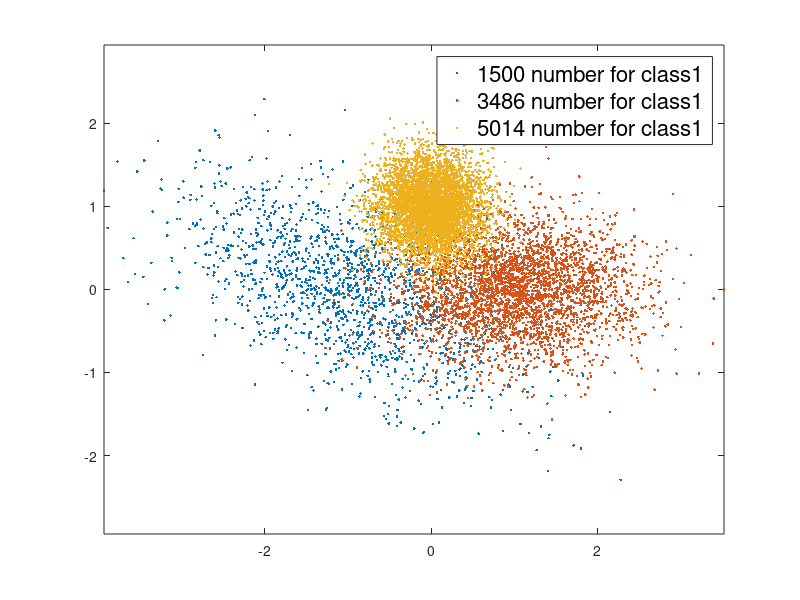
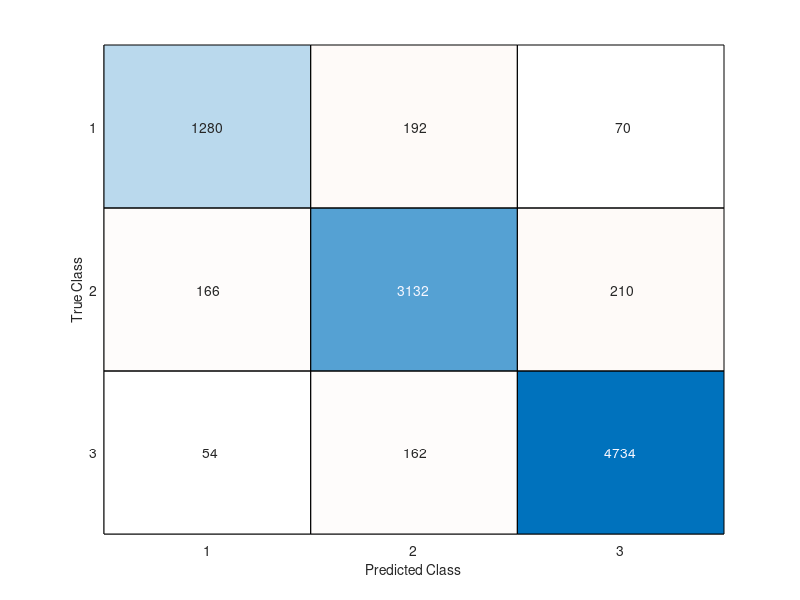

Recreate these plots in MATLAB, in order. (Note: this script raises an error after producing the figures.)
clear;
clc;
m(:,1) = [-1;0]; Sigma(:,:,1) = 0.1*[10 -4;-4,5]; % mean and covariance of data pdf conditioned on label 3
m(:,2) = [1;0]; Sigma(:,:,2) = 0.1*[5 0;0,2]; % mean and covariance of data pdf conditioned on label 2
m(:,3) = [0;1]; Sigma(:,:,3) = 0.1*eye(2); % mean and covariance of data pdf conditioned on label 1
classPriors = [0.15,0.35,0.5]; thr = [0,cumsum(classPriors)];
N = 10000; u = rand(1,N); L = zeros(1,N); x = zeros(3,N);
figure(1),clf, colorList = 'rbg';
ActuallabelNum = zeros(1,3);  %%% recode the acutual number of each class
for l = 1:3
    indices = find(thr(l)<=u & u<thr(l+1)); % if u happens to be precisely 1, that sample will get omitted - needs to be fixed
    L(1,indices) = l*ones(1,length(indices));
    x(1:2,indices) = mvnrnd(m(:,l),Sigma(:,:,l),length(indices))';
    x(3,indices) = l;
    ActuallabelNum(1,l) = length(indices);
    figure(1), plot(x(1,indices),x(2,indices),'.','MarkerFaceColor',colorList(l)); axis equal, hold on,
end
%%%show the num of each label
label1 = sprintf('%d number for class1',ActuallabelNum(1));
label2 = sprintf('%d number for class1',ActuallabelNum(2));
label3 = sprintf('%d number for class1',ActuallabelNum(3));
legend(label1,label2,label3,'FontSize',16)

EstiMu = m;
EstSigma = Sigma;

%%% estimate every sample for their lable and store the prediction lables
%%% in the x(4)
error = 0;

%%this is the predict processing
for n = 1:N
    s11 = -1/2* (x(1:2,n)-EstiMu(:,1))'*(EstSigma(:,:,1))^(-1)*(x(1:2,n)-EstiMu(:,1))+log(classPriors(1))-1/2*log(det(EstSigma(:,:,1)))/pi;
    s12 = -1/2* (x(1:2,n)-EstiMu(:,2))'*(EstSigma(:,:,2))^(-1)*(x(1:2,n)-EstiMu(:,2))+log(classPriors(2))-1/2*log(det(EstSigma(:,:,2)))/pi;
    s13 = -1/2* (x(1:2,n)-EstiMu(:,3))'*(EstSigma(:,:,3))^(-1)*(x(1:2,n)-EstiMu(:,3))+log(classPriors(3))-1/2*log(det(EstSigma(:,:,3)))/pi;
        
    if s11 > s12 && s11>s13
       x(4,n) = 1;       %%%assign label 1
    elseif s12 > s11 && s12>s13
       x(4,n) =2;        %%%assign label 2
    elseif s13>s11&&s13>s12
        x(4,n) = 3;      %%%assign label 3
    end
    
    if x(4,n) ~= x(3,n)
        error = error+1;   %%% calculate the total misclassified sample
    end
end
r = x(4,:);  %%%% predict label
c = x(3,:);  %%%% true label

%%% get the confusion mat
ConfuMa = confusionmat(r,c);
figure(2)
confusionchart(ConfuMa);

%%%% plot the predict boundary
ind1MAP = find(x(3,:) == 1&(x(4,:) == 2 | x(4,:) == 3));
ind2MAP = find(x(3,:) == 2&(x(4,:) == 1 | x(4,:) == 3));
ind3MAP = find(x(3,:) == 3&(x(4,:) == 2 | x(4,:) == 1));
misclassif1 = x(1:2,ind1MAP);
misclassif2 = x(1:2,ind2MAP);
misclassif3 = x(1:2,ind3MAP);
%%% generate the total Num of miss and probabilty
totalNummiss = sprintf('%d missclassified',error);
errorPorbability = sprintf('%.3f percent error',error/sum(ActuallabelNum)*100); 
figure(3)
gscatter(x(1,:),x(2,:),x(3,:),'g','+o*'); hold on
scatter(misclassif1(1,:),misclassif1(2,:),'m','+');hold on
scatter(misclassif2(1,:),misclassif2(2,:),'m','o');hold on
scatter(misclassif3(1,:),misclassif3(2,:),'m','*');
legend('sample class1','sample class2','sample class3','for missclassified class1','for missclassified class2','for missclassified class3','FontSize',16);
%% show the missclassified num and probability
text(1,2.3,totalNummiss,'FontSize',16)
text(1,2,errorPorbability,'FontSize',16)
